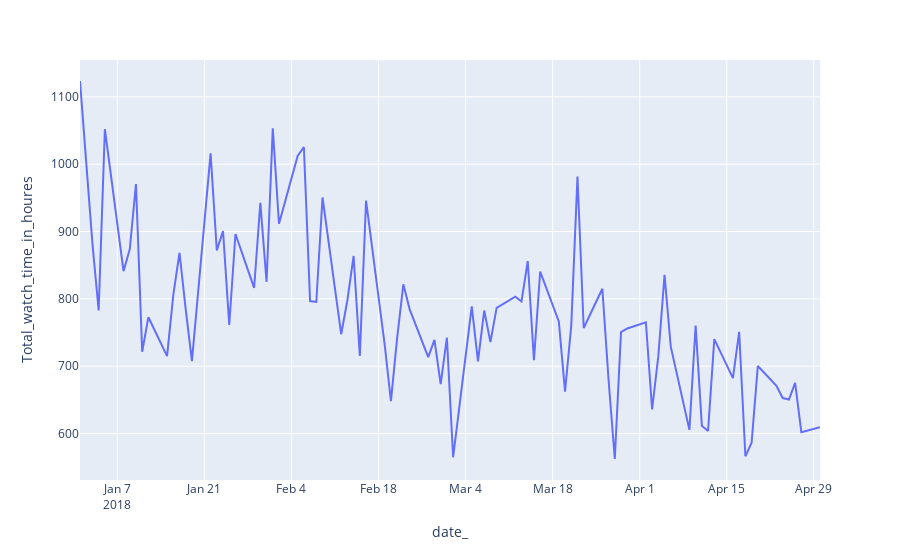

Notebook code cell kept with this figure:
### Code cell
# showing the df
fig = px.line(df,  y="Total_watch_time_in_houres")
fig.show()
